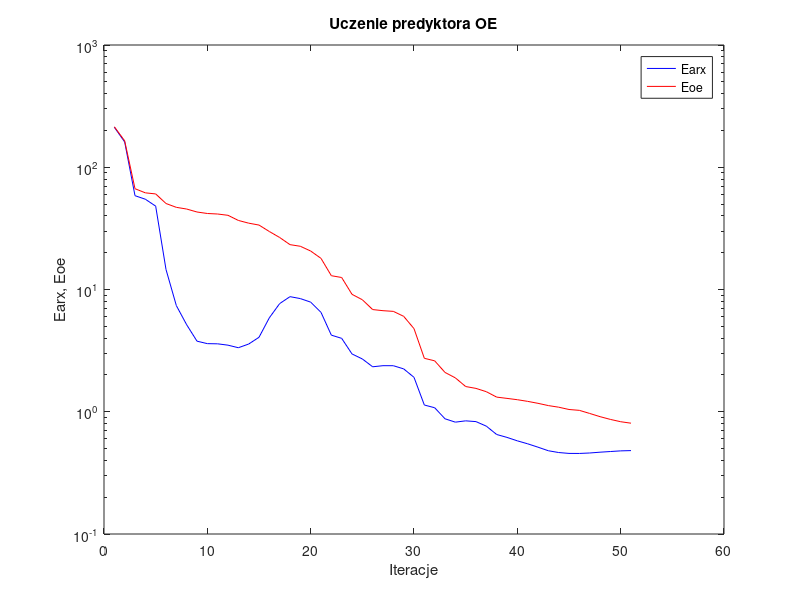
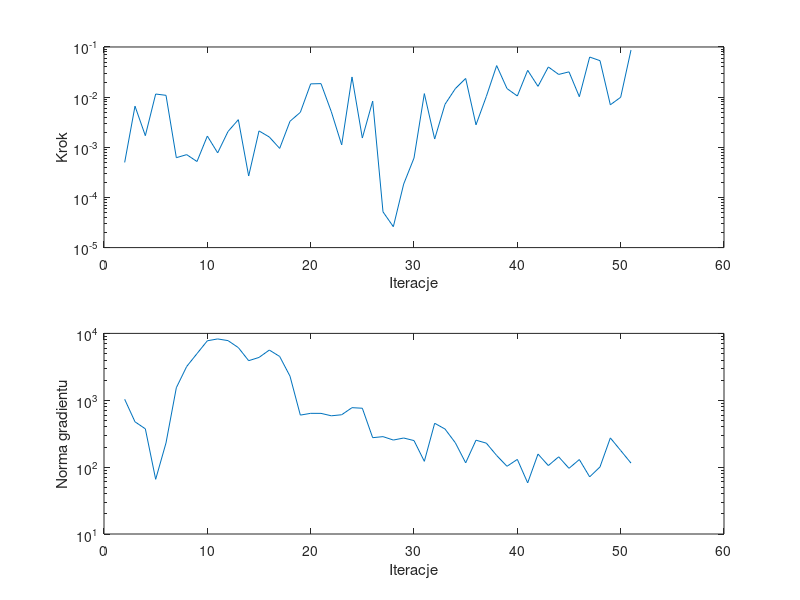

MATLAB code for these plots, in order:
%uczenie predyktora oe
clear all;
n=0; farx(n+1)=2.123824e+002; foe(n+1)=2.143970e+002; wspucz(n+1)=0.000000e+000; ng(n+1)=0.000000e+000;
%odnowa zmiennej metryki
n=1; farx(n+1)=1.610877e+002; foe(n+1)=1.644705e+002; krok(n+1)=4.988661e-004; ng(n+1)=1.034609e+003;
n=2; farx(n+1)=5.853437e+001; foe(n+1)=6.674945e+001; krok(n+1)=6.607631e-003; ng(n+1)=4.762143e+002;
n=3; farx(n+1)=5.476207e+001; foe(n+1)=6.176472e+001; krok(n+1)=1.704775e-003; ng(n+1)=3.739809e+002;
n=4; farx(n+1)=4.808246e+001; foe(n+1)=6.050893e+001; krok(n+1)=1.153579e-002; ng(n+1)=6.575793e+001;
n=5; farx(n+1)=1.458040e+001; foe(n+1)=5.051433e+001; krok(n+1)=1.086709e-002; ng(n+1)=2.300977e+002;
n=6; farx(n+1)=7.386234e+000; foe(n+1)=4.700176e+001; krok(n+1)=6.200700e-004; ng(n+1)=1.540204e+003;
n=7; farx(n+1)=5.148107e+000; foe(n+1)=4.551932e+001; krok(n+1)=7.138862e-004; ng(n+1)=3.196108e+003;
n=8; farx(n+1)=3.779077e+000; foe(n+1)=4.304970e+001; krok(n+1)=5.202718e-004; ng(n+1)=4.986575e+003;
n=9; farx(n+1)=3.607194e+000; foe(n+1)=4.185953e+001; krok(n+1)=1.675019e-003; ng(n+1)=7.755860e+003;
n=10; farx(n+1)=3.594414e+000; foe(n+1)=4.144603e+001; krok(n+1)=7.740461e-004; ng(n+1)=8.262528e+003;
n=11; farx(n+1)=3.504423e+000; foe(n+1)=4.044711e+001; krok(n+1)=2.063028e-003; ng(n+1)=7.798045e+003;
n=12; farx(n+1)=3.340018e+000; foe(n+1)=3.673061e+001; krok(n+1)=3.550402e-003; ng(n+1)=6.130535e+003;
n=13; farx(n+1)=3.579536e+000; foe(n+1)=3.488956e+001; krok(n+1)=2.676681e-004; ng(n+1)=3.906581e+003;
n=14; farx(n+1)=4.064967e+000; foe(n+1)=3.366027e+001; krok(n+1)=2.120860e-003; ng(n+1)=4.369319e+003;
n=15; farx(n+1)=5.868694e+000; foe(n+1)=2.981257e+001; krok(n+1)=1.602144e-003; ng(n+1)=5.634122e+003;
n=16; farx(n+1)=7.669704e+000; foe(n+1)=2.663241e+001; krok(n+1)=9.497806e-004; ng(n+1)=4.518771e+003;
n=17; farx(n+1)=8.739513e+000; foe(n+1)=2.327623e+001; krok(n+1)=3.303815e-003; ng(n+1)=2.290806e+003;
n=18; farx(n+1)=8.427214e+000; foe(n+1)=2.257419e+001; krok(n+1)=4.977800e-003; ng(n+1)=5.999847e+002;
n=19; farx(n+1)=7.883746e+000; foe(n+1)=2.064148e+001; krok(n+1)=1.839173e-002; ng(n+1)=6.374182e+002;
n=20; farx(n+1)=6.502270e+000; foe(n+1)=1.797669e+001; krok(n+1)=1.859267e-002; ng(n+1)=6.366751e+002;
n=21; farx(n+1)=4.232802e+000; foe(n+1)=1.296844e+001; krok(n+1)=5.107684e-003; ng(n+1)=5.858216e+002;
n=22; farx(n+1)=3.985764e+000; foe(n+1)=1.253598e+001; krok(n+1)=1.116161e-003; ng(n+1)=6.071153e+002;
n=23; farx(n+1)=2.970832e+000; foe(n+1)=9.131930e+000; krok(n+1)=2.525939e-002; ng(n+1)=7.748707e+002;
n=24; farx(n+1)=2.703233e+000; foe(n+1)=8.246073e+000; krok(n+1)=1.529718e-003; ng(n+1)=7.600165e+002;
n=25; farx(n+1)=2.332677e+000; foe(n+1)=6.853273e+000; krok(n+1)=8.346822e-003; ng(n+1)=2.756391e+002;
%odnowa zmiennej metryki
n=26; farx(n+1)=2.381501e+000; foe(n+1)=6.709785e+000; krok(n+1)=5.162212e-005; ng(n+1)=2.858158e+002;
n=27; farx(n+1)=2.380339e+000; foe(n+1)=6.624479e+000; krok(n+1)=2.609844e-005; ng(n+1)=2.541179e+002;
n=28; farx(n+1)=2.242274e+000; foe(n+1)=6.033767e+000; krok(n+1)=1.848518e-004; ng(n+1)=2.725386e+002;
n=29; farx(n+1)=1.912587e+000; foe(n+1)=4.785467e+000; krok(n+1)=6.106204e-004; ng(n+1)=2.495416e+002;
n=30; farx(n+1)=1.135249e+000; foe(n+1)=2.736700e+000; krok(n+1)=1.175883e-002; ng(n+1)=1.221164e+002;
n=31; farx(n+1)=1.078595e+000; foe(n+1)=2.609915e+000; krok(n+1)=1.460933e-003; ng(n+1)=4.529434e+002;
n=32; farx(n+1)=8.759275e-001; foe(n+1)=2.097363e+000; krok(n+1)=7.191676e-003; ng(n+1)=3.715253e+002;
n=33; farx(n+1)=8.221898e-001; foe(n+1)=1.893505e+000; krok(n+1)=1.477175e-002; ng(n+1)=2.313391e+002;
n=34; farx(n+1)=8.426541e-001; foe(n+1)=1.608125e+000; krok(n+1)=2.357847e-002; ng(n+1)=1.158991e+002;
n=35; farx(n+1)=8.304690e-001; foe(n+1)=1.552474e+000; krok(n+1)=2.804162e-003; ng(n+1)=2.528726e+002;
n=36; farx(n+1)=7.624381e-001; foe(n+1)=1.459003e+000; krok(n+1)=1.032555e-002; ng(n+1)=2.283817e+002;
n=37; farx(n+1)=6.515535e-001; foe(n+1)=1.317500e+000; krok(n+1)=4.256083e-002; ng(n+1)=1.492993e+002;
n=38; farx(n+1)=6.169148e-001; foe(n+1)=1.286286e+000; krok(n+1)=1.481850e-002; ng(n+1)=1.028999e+002;
n=39; farx(n+1)=5.782419e-001; foe(n+1)=1.254709e+000; krok(n+1)=1.053841e-002; ng(n+1)=1.304742e+002;
n=40; farx(n+1)=5.467784e-001; foe(n+1)=1.216131e+000; krok(n+1)=3.426151e-002; ng(n+1)=5.814570e+001;
n=41; farx(n+1)=5.130616e-001; foe(n+1)=1.172078e+000; krok(n+1)=1.640492e-002; ng(n+1)=1.569279e+002;
n=42; farx(n+1)=4.798196e-001; foe(n+1)=1.123326e+000; krok(n+1)=4.000365e-002; ng(n+1)=1.055055e+002;
n=43; farx(n+1)=4.639211e-001; foe(n+1)=1.089639e+000; krok(n+1)=2.835564e-002; ng(n+1)=1.426917e+002;
n=44; farx(n+1)=4.563021e-001; foe(n+1)=1.043451e+000; krok(n+1)=3.192003e-002; ng(n+1)=9.596848e+001;
n=45; farx(n+1)=4.559873e-001; foe(n+1)=1.026874e+000; krok(n+1)=1.019133e-002; ng(n+1)=1.298280e+002;
n=46; farx(n+1)=4.599114e-001; foe(n+1)=9.686355e-001; krok(n+1)=6.299996e-002; ng(n+1)=7.151292e+001;
n=47; farx(n+1)=4.669035e-001; foe(n+1)=9.119778e-001; krok(n+1)=5.335388e-002; ng(n+1)=1.007685e+002;
n=48; farx(n+1)=4.727699e-001; foe(n+1)=8.658941e-001; krok(n+1)=7.032104e-003; ng(n+1)=2.735159e+002;
n=49; farx(n+1)=4.786363e-001; foe(n+1)=8.288742e-001; krok(n+1)=9.939393e-003; ng(n+1)=1.773860e+002;
n=50; farx(n+1)=4.811269e-001; foe(n+1)=8.060776e-001; krok(n+1)=8.693674e-002; ng(n+1)=1.148893e+002;

figure; semilogy(farx,'b'); hold on; semilogy(foe,'r'); xlabel('Iteracje'); ylabel('Earx, Eoe'); legend('Earx','Eoe'); title('Uczenie predyktora OE');
figure; subplot(2,1,1); semilogy(krok); xlabel('Iteracje'); ylabel('Krok');
subplot(2,1,2); semilogy(ng); xlabel('Iteracje'); ylabel('Norma gradientu');
Earx=farx(n+1)
Eoe=foe(n+1)
